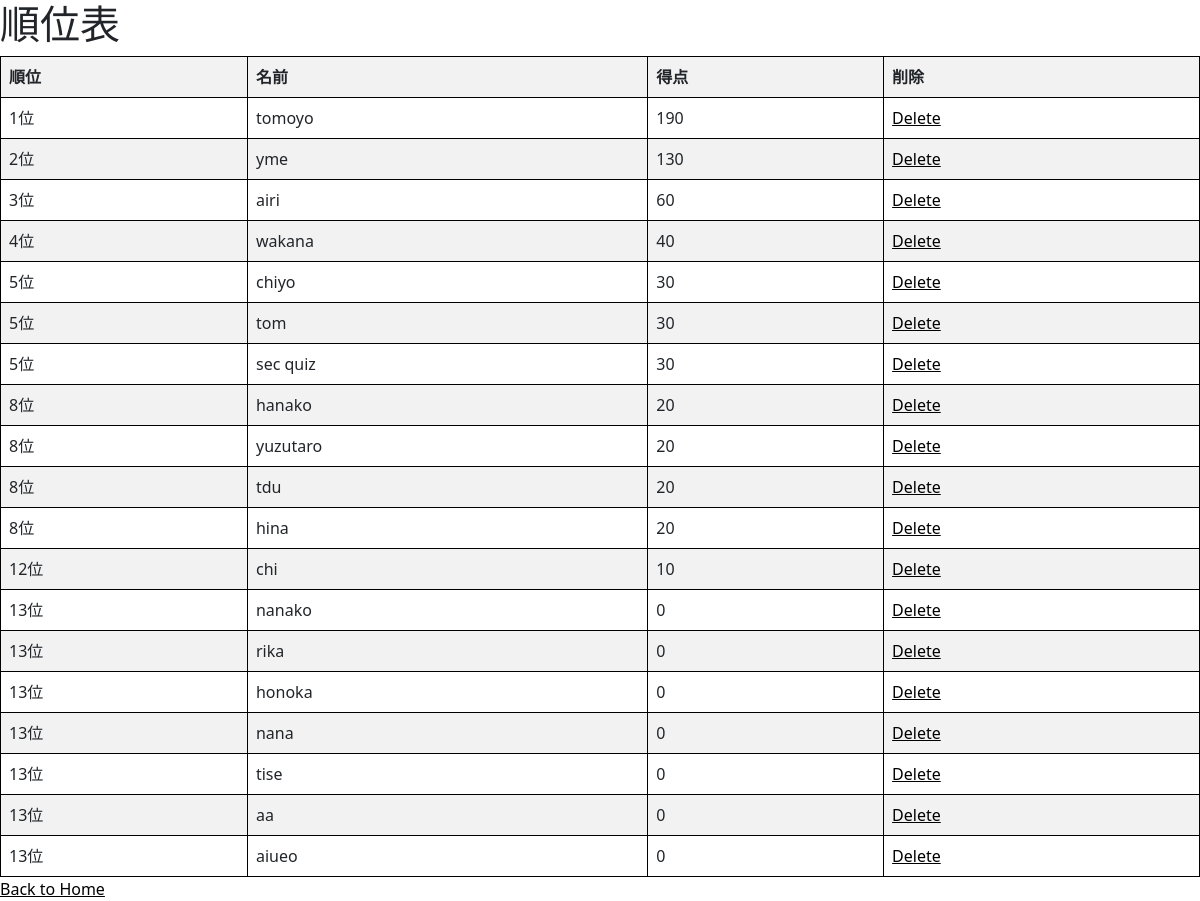
/leaderboard_manager, run on the app's committed database.
### app.py (models this page shows)
class Player(db.Model):
    id = db.Column(db.Integer, primary_key=True)
    name = db.Column(db.String(50), unique=True, nullable=False)
    score = db.Column(db.Integer, default=0)

### app.py (the view)
@app.route("/leaderboard_manager")
def leaderboard_manager():
    players = Player.query.order_by(Player.score.desc()).all()
    ranked_players = []
    current_rank = 1
    current_score = None
    for player in players:
        if player.score != current_score:
            current_rank = len(ranked_players) + 1
        ranked_players.append((current_rank, player))
        current_score = player.score
    return render_template('manager/leaderboard.html', ranked_players=ranked_players)

### templates/manager/leaderboard.html (shortened to what this page needs)
{% extends 'base.html' %}
{% block body %}
<h1>順位表</h1>
<table>
    <thead>
        <tr>
            <th>順位</th>
            <th>名前</th>
            <th>得点</th>
            <th>削除</th>
        </tr>
    </thead>
    <tbody>
        {% for rank, player in ranked_players %}
        <tr>
            <td>{{ rank }}位</td>
            <td>{{ player.name }}</td>
            <td>{{ player.score }}</td>
            <td><a href="/delete_player/{{ player.id }}" role="button">Delete</a> </td>
        </tr>
        {% endfor %}
    </tbody>
</table>
<a href="/manager">Back to Home</a>
{% endblock %}

### static/css/background.css (style rules this page uses)
a { color: #000000; }
html,body { height: 100%; }

### templates/manager/leaderboard.html (style rules this page uses)
table { border-collapse: collapse; width: 100%; }
th, td { border: 1px solid black; padding: 8px; text-align: left; }
th { background-color: #f2f2f2; }
tr:nth-child(even) { background-color: #f2f2f2; }

### data on the page
Player: rank "1", name "tomoyo", score "190"
Player: rank "2", name "yme", score "130"
Player: rank "3", name "airi", score "60"
Player: rank "4", name "wakana", score "40"
Player: rank "5", name "chiyo", score "30"
Player: rank "5", name "tom", score "30"
Player: rank "5", name "sec quiz", score "30"
Player: rank "8", name "hanako", score "20"
Player: rank "8", name "yuzutaro", score "20"
Player: rank "8", name "tdu", score "20"
Player: id "8", name "hina", score "20"
Player: rank "12", name "chi", score "10"
Player: rank "13", name "nanako", score "0"
Player: rank "13", name "rika", score "0"
Player: rank "13", name "honoka", score "0"
Player: id "13", name "nana", score "0"
Player: rank "13", name "tise", score "0"
Player: rank "13", name "aa", score "0"
Player: rank "13", name "aiueo", score "0"
